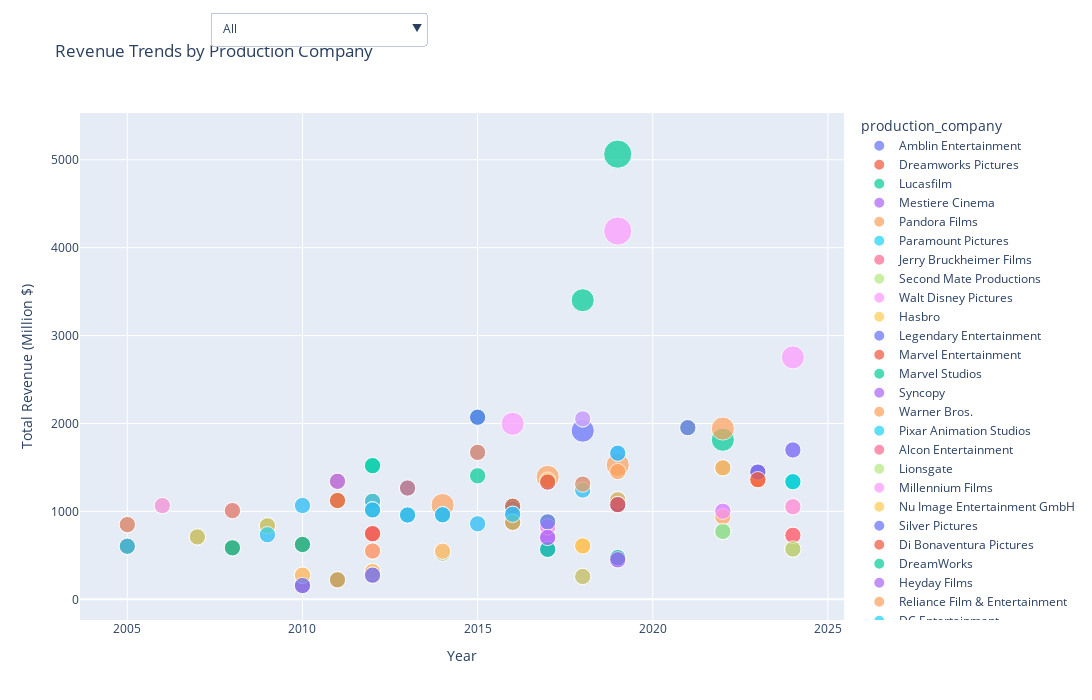

The notebook cell this image was saved under:
### Markdown cell above
# 📈**Revenue Trends of Production Companies(Financial Data) 💰**

### Code cell
query = """
SELECT im.release_year, 
       pc.production_company, 
       SUM(im.gross_in_million) AS total_revenue,
       SUM(im.budget) AS total_budget,
       SUM(im.gross_in_million) - SUM(im.budget) AS profit,  -- Profit Calculation
       COUNT(im.movie_id) AS movie_count  -- Count movies per production company
FROM imdb_movies im
JOIN production_companies pc ON im.movie_id = pc.movie_id
WHERE im.gross_in_million IS NOT NULL AND im.budget IS NOT NULL
AND im.release_year BETWEEN 2000 AND 2026  -- Year range
AND pc.production_company IS NOT NULL  
AND pc.production_company != ''  
AND LOWER(pc.production_company) != 'none'  -- Exclude "None" as a string
GROUP BY im.release_year, pc.production_company
ORDER BY im.release_year;
"""
df = pd.read_sql_query(query, conn)

all_years = pd.DataFrame({"release_year": list(range(2005, 2027))})  
df = all_years.merge(df, on="release_year", how="left").fillna({
    "total_revenue": 0, "profit": 0, "total_budget": 0, "movie_count": 0
})

fig = px.scatter(df, 
                 x="release_year", 
                 y="total_revenue", 
                 size="movie_count", 
                 color="production_company",
                 title="Revenue Trends by Production Company ",
                 labels={"total_revenue": "Total Revenue (Million $)", "release_year": "Year"},
                 width=1200,  
                 height=700   )

dropdown_buttons = [
    {"label": "All", "method": "update", "args": [{"visible": [True] * len(df.production_company.unique())}]}
]

for company in df["production_company"].unique():
    dropdown_buttons.append({
        "label": company,
        "method": "update",
        "args": [{"visible": df["production_company"] == company}]
    })

fig.update_layout(
    updatemenus=[{
        "buttons": dropdown_buttons,
        "direction": "down",
        "showactive": True,
        "x": 0.17,  
        "y": 1.2,   
        "xanchor": "left",
        "yanchor": "top",
        "font": {"size": 12}  
    }]
)

fig.show()
